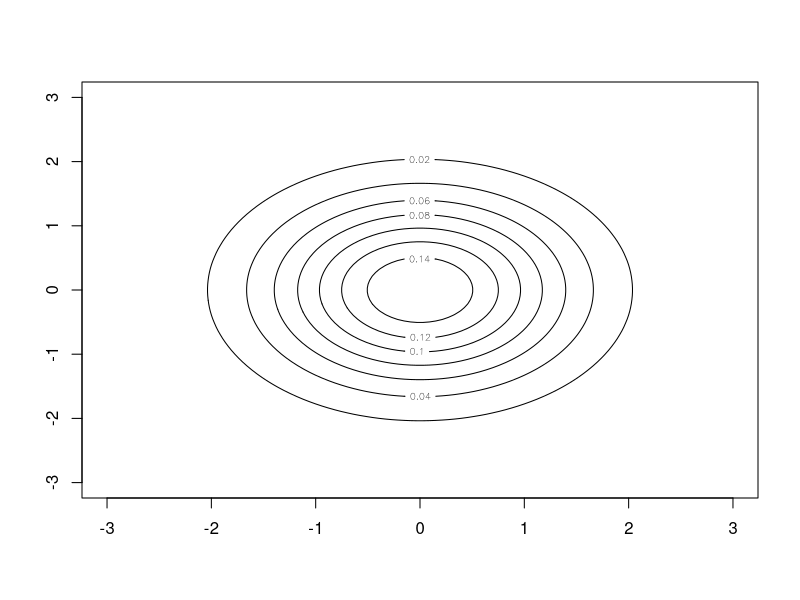
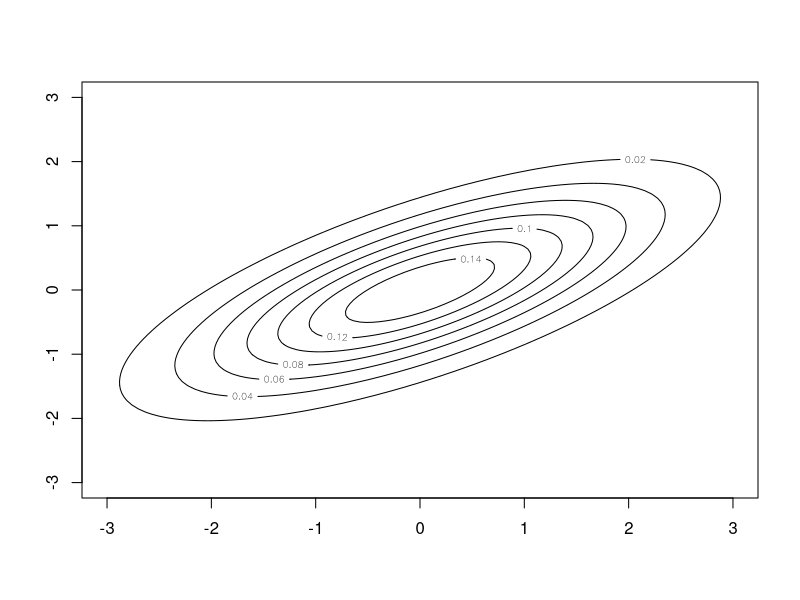
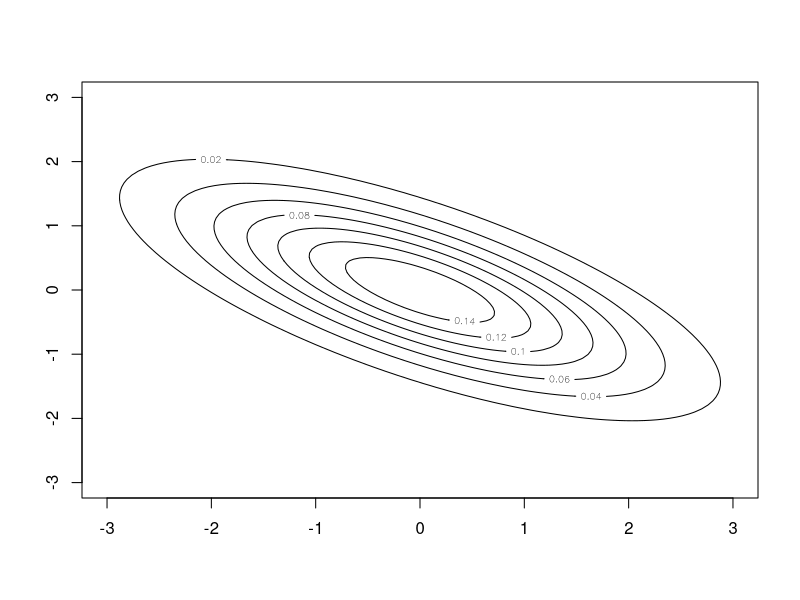

These charts were generated, in order, by the following R code:
## ---- chunk 1
if (require("mvtnorm") == FALSE){
  install.packages("mvtnorm")
}
if (require("MASS") == FALSE){
  install.packages("mvtnorm")
}
library("mvtnorm","MASS")
## ---- chunk 2
x.points <- seq(-3,3,length.out=100)
y.points <- x.points
z <- matrix(0,nrow=100,ncol=100)
mu <- c(0,0)
sigma <- matrix(c(1,0,0,1),nrow=2)
for(i in 1:100){
  for(j in 1:100){
    z[i,j] <- dmvnorm(c(x.points[i],y.points[j]),
                      mean=mu,sigma=sigma)
    }
}
contour(x.points,y.points,z)
## ---- chunk 3
x.points <- seq(-3,3,length.out=100)
y.points <- x.points
z <- matrix(0,nrow=100,ncol=100)
mu <- c(0,0)
sigma <- matrix(c(2,1,1,1),nrow=2)
for(i in 1:100){
  for(j in 1:100){
    z[i,j] <- dmvnorm(c(x.points[i],y.points[j]),
                      mean=mu,sigma=sigma)
    }
}
contour(x.points,y.points,z)
## ---- chunk 4
x.points <- seq(-3,3,length.out=100)
y.points <- x.points
z <- matrix(0,nrow=100,ncol=100)
mu <- c(0,0)
sigma <- matrix(c(2,-1,-1,1),nrow=2)
for(i in 1:100){
  for(j in 1:100){
    z[i,j] <- dmvnorm(c(x.points[i],y.points[j]),
                      mean=mu,sigma=sigma)
    }
}
contour(x.points,y.points,z)
